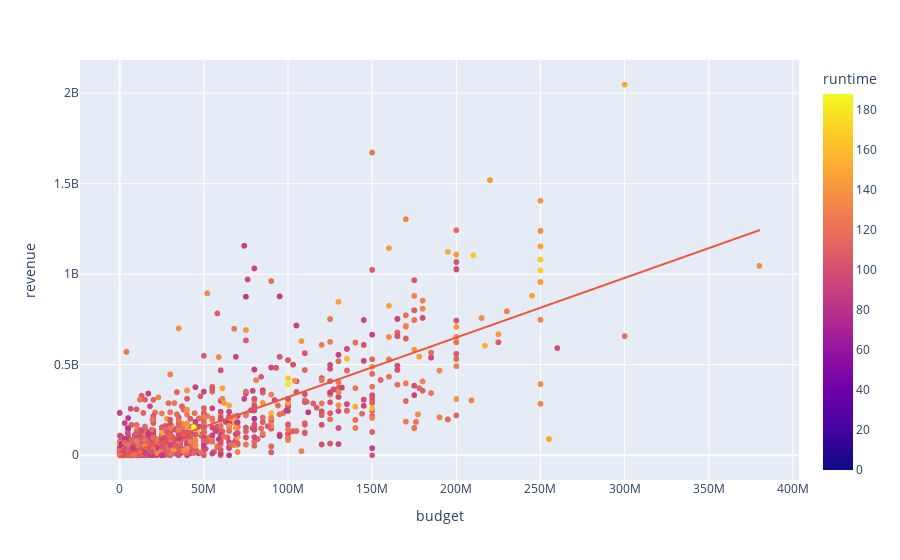

This figure's notebook cell:
### Code cell
## Visua
import plotly.express as px
px.scatter(df_genre,y='revenue',x='budget',hover_name='title',
           hover_data=['revenue','budget','runtime'],trendline='ols',
          color='runtime')
# px.scatter(df1,y='domestic_gross',
#          x='rating',
#          color='rating')#

### Figure 1 — Plotly figure (JSON) as saved in the notebook; plotly's stock layout.template omitted (floating-point values rounded to 4 significant figures; data arrays with more than 128 entries replaced by an {"elided": "..."} marker saying what was removed)
{"data": [{"customdata": {"elided": "3509x3 int values"}, "hovertemplate": "<b>%{hovertext}</b><br><br>budget=%{customdata[1]}<br>revenue=%{customdata[0]}<br>runtime=%{marker.color}<extra></extra>", "hovertext": {"elided": "3509 str values"}, "legendgroup": "", "marker": {"color": {"elided": "3509 int values"}, "coloraxis": "coloraxis", "symbol": "circle"}, "mode": "markers", "name": "", "showlegend": false, "type": "scattergl", "x": {"elided": "3509 int values"}, "xaxis": "x", "y": {"elided": "3509 int values"}, "yaxis": "y"}, {"hovertemplate": "<b>OLS trendline</b><br>revenue = 3.29106 * budget + -8.03115e+06<br>R<sup>2</sup>=0.612595<br><br>budget=%{x}<br>revenue=%{y} <b>(trend)</b><extra></extra>", "legendgroup": "", "marker": {"symbol": "circle"}, "mode": "lines", "name": "", "showlegend": false, "type": "scattergl", "x": {"elided": "3509 int values"}, "xaxis": "x", "y": {"elided": "3509 float values"}, "yaxis": "y"}], "layout": {"coloraxis": {"colorbar": {"title": {"text": "runtime"}}, "colorscale": [[0, "#0d0887"], [0.1111, "#46039f"], [0.2222, "#7201a8"], [0.3333, "#9c179e"], [0.4444, "#bd3786"], [0.5556, "#d8576b"], [0.6667, "#ed7953"], [0.7778, "#fb9f3a"], [0.8889, "#fdca26"], [1, "#f0f921"]]}, "legend": {"tracegroupgap": 0}, "margin": {"t": 60}, "xaxis": {"anchor": "y", "domain": [0, 1], "title": {"text": "budget"}}, "yaxis": {"anchor": "x", "domain": [0, 1], "title": {"text": "revenue"}}}}
